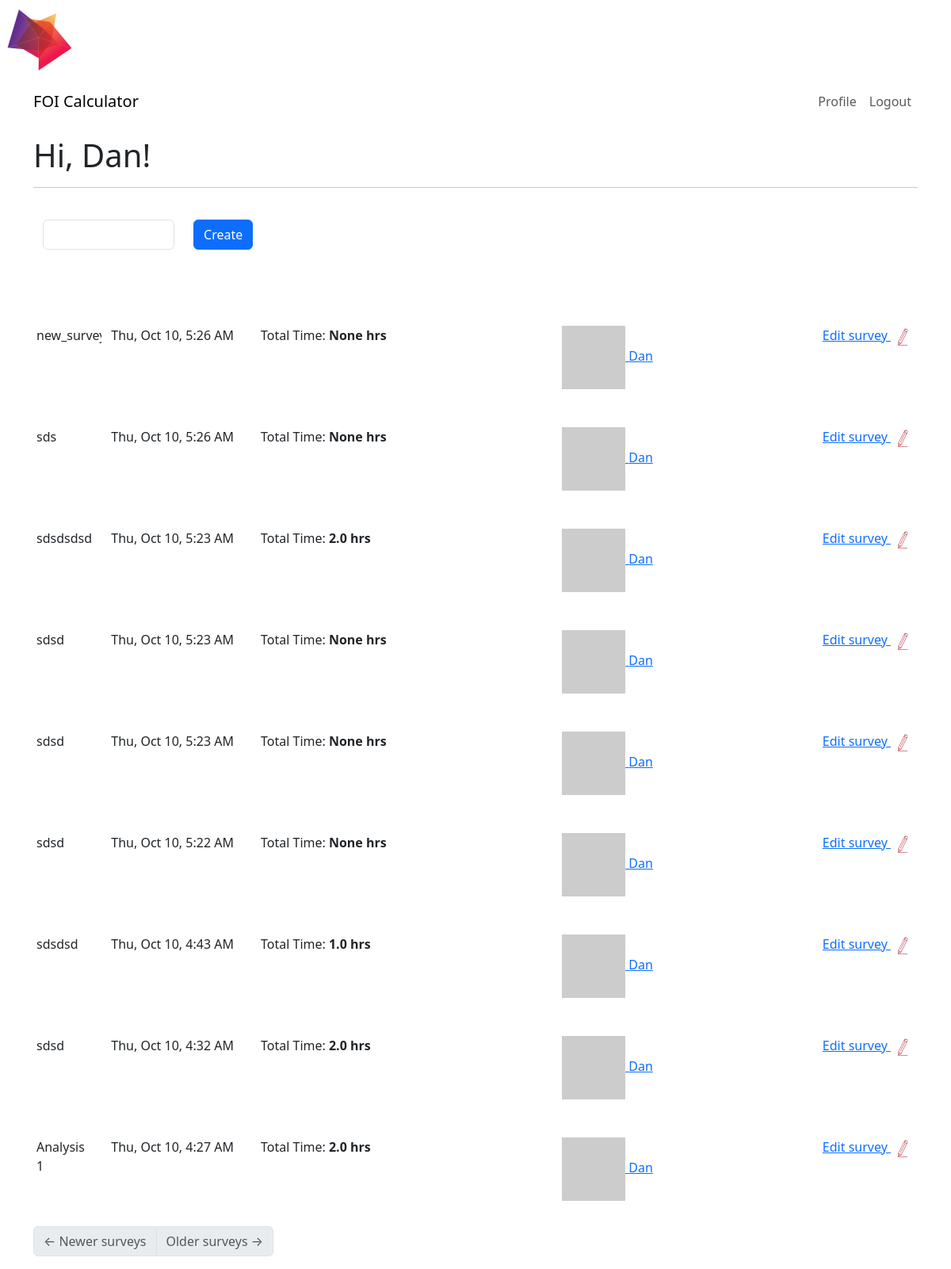
The page /index_survey (signed in) on the database its author committed.
### app/models.py (models this page shows, shortened)
class User(UserMixin, db.Model):
    id: so.Mapped[int] = so.mapped_column(primary_key=True)
    username: so.Mapped[str] = so.mapped_column(sa.String(64), index=True,
                                                unique=True)
    email: so.Mapped[str] = so.mapped_column(sa.String(120), index=True,
                                             unique=True)
    password_hash: so.Mapped[Optional[str]] = so.mapped_column(sa.String(256))
    about_me: so.Mapped[Optional[str]] = so.mapped_column(sa.String(140))
    last_seen: so.Mapped[Optional[datetime]] = so.mapped_column(
        default=lambda: datetime.now(timezone.utc))
    posts: so.WriteOnlyMapped['Post'] = so.relationship(
        back_populates='author')
    surveys: so.WriteOnlyMapped['Survey'] = so.relationship(
        back_populates='author')
    following: so.WriteOnlyMapped['User'] = so.relationship(
        secondary=followers, primaryjoin=(followers.c.follower_id == id),
        secondaryjoin=(followers.c.followed_id == id),
        back_populates='followers')
    followers: so.WriteOnlyMapped['User'] = so.relationship(
        secondary=followers, primaryjoin=(followers.c.followed_id == id),
        secondaryjoin=(followers.c.follower_id == id),
        back_populates='following')
    def avatar(self, size):
        digest = md5(self.email.lower().encode('utf-8')).hexdigest()
        return f'https://www.gravatar.com/avatar/{digest}?d=identicon&s={size}'
    def following_surveys(self):
        Author = so.aliased(User)
        return (
            sa.select(Survey)
            .join(Survey.author.of_type(Author))
            .where(sa.or_(
                Author.id == self.id,
            ))
            .group_by(Survey)
            .order_by(Survey.timestamp.desc())
        )

class Survey(db.Model):
    id: so.Mapped[int] = so.mapped_column(primary_key=True, autoincrement=True)
    timestamp: so.Mapped[datetime] = so.mapped_column(
        index=True, default=lambda: datetime.now(timezone.utc))
    user_id: so.Mapped[int] = so.mapped_column(sa.ForeignKey(User.id),
                                               index=True)
    author: so.Mapped[User] = so.relationship(back_populates='surveys')
    survey_name: so.Mapped[str] = so.mapped_column(sa.String(140), nullable=False, default="Untitled Survey")
    field1: so.Mapped[float] = so.mapped_column(sa.Float,nullable=True)
    comment1: so.Mapped[str] = so.mapped_column(sa.String(140), nullable=True)
    field2: so.Mapped[float] = so.mapped_column(sa.Float,nullable=True)
    comment2: so.Mapped[str] = so.mapped_column(sa.String(140),nullable=True)
    field3: so.Mapped[float] = so.mapped_column(sa.Float,nullable=True)
    comment3: so.Mapped[str] = so.mapped_column(sa.String(140),nullable=True)
    field4: so.Mapped[float] = so.mapped_column(sa.Float,nullable=True)
    comment4: so.Mapped[str] = so.mapped_column(sa.String(140),nullable=True)
    field5: so.Mapped[float] = so.mapped_column(sa.Float,nullable=True)
    comment5: so.Mapped[str] = so.mapped_column(sa.String(140),nullable=True)
    field6: so.Mapped[float] = so.mapped_column(sa.Float,nullable=True)
    comment6: so.Mapped[str] = so.mapped_column(sa.String(140),nullable=True)
    field7: so.Mapped[float] = so.mapped_column(sa.Float,nullable=True)
    comment7: so.Mapped[str] = so.mapped_column(sa.String(140),nullable=True)
    field8: so.Mapped[float] = so.mapped_column(sa.Float,nullable=True)
    comment8: so.Mapped[str] = so.mapped_column(sa.String(140),nullable=True)
    field9: so.Mapped[float] = so.mapped_column(sa.Float,nullable=True)
    comment9: so.Mapped[str] = so.mapped_column(sa.String(140),nullable=True)
    field10: so.Mapped[float] = so.mapped_column(sa.Float,nullable=True)
    comment10: so.Mapped[str] = so.mapped_column(sa.String(140),nullable=True)
    field11: so.Mapped[float] = so.mapped_column(sa.Float,nullable=True)
    field12: so.Mapped[float] = so.mapped_column(sa.Float,nullable=True)
    comment12: so.Mapped[str] = so.mapped_column(sa.String(140),nullable=True)
    field13: so.Mapped[float] = so.mapped_column(sa.Float,nullable=True)
    comment13: so.Mapped[str] = so.mapped_column(sa.String(140),nullable=True)
    field14: so.Mapped[float] = so.mapped_column(sa.Float,nullable=True)
    comment14: so.Mapped[str] = so.mapped_column(sa.String(140),nullable=True)
    field15: so.Mapped[float] = so.mapped_column(sa.Float,nullable=True)
    comment15: so.Mapped[str] = so.mapped_column(sa.String(140),nullable=True)
    field16: so.Mapped[float] = so.mapped_column(sa.Float,nullable=True)
    comment16: so.Mapped[str] = so.mapped_column(sa.String(140),nullable=True)
    field17: so.Mapped[float] = so.mapped_column(sa.Float,nullable=True)
    comment17: so.Mapped[str] = so.mapped_column(sa.String(140),nullable=True)
    field18: so.Mapped[float] = so.mapped_column(sa.Float,nullable=True)
    comment18: so.Mapped[str] = so.mapped_column(sa.String(140),nullable=True)
    field19: so.Mapped[float] = so.mapped_column(sa.Float,nullable=True)
    comment19: so.Mapped[str] = so.mapped_column(sa.String(140),nullable=True)
    result: so.Mapped[float] = so.mapped_column(sa.Float,nullable=True)
    def friendly_timestamp(self):
        return self.timestamp.replace(tzinfo=timezone.utc).astimezone(tz=None).strftime("%a, %b %-d, %-I:%M %p")

### app/routes.py (the view, shortened to what this page needs)
@app.route('/index_survey', methods=['GET', 'POST'])
@login_required
def index_survey():
    form = SurveyForm()
    page = request.args.get('page', 1, type=int)
    surveys = db.paginate(current_user.following_surveys(), page=page,
                        per_page=app.config['POSTS_PER_PAGE'], error_out=False)
    next_url = url_for('index_survey', page=surveys.next_num) \
        if surveys.has_next else None
    prev_url = url_for('index_survey', page=surveys.prev_num) \
        if surveys.has_prev else None
    return render_template('index_survey.html', title='Home',
                           surveys=surveys.items, next_url=next_url,
                           prev_url=prev_url,form=form)

### app/forms.py
class SurveyForm(FlaskForm):
    survey_name = StringField('Name', validators=[DataRequired(),Length(min=0, max=140)])
    submit = SubmitField('Create')

### app/models.py (called while the page is built)
@login.user_loader
def load_user(id):
    return db.session.get(User, int(id))

### app/routes.py (called while the page is built)
@app.before_request
def before_request():
    if current_user.is_authenticated:
        current_user.last_seen = datetime.now(timezone.utc)
        db.session.commit()

### app/templates/index_survey.html
{% extends "base.html" %}
{% import "bootstrap_wtf.html" as wtf %}
{% block content %}
    <h1>Hi, {{ current_user.username }}!</h1>
    <hr>
    <br>
    <nav aria-label="Post navigation">
        <ul class="pagination">
            <li class="page-item">
                {% if form %}
                {{ wtf.new_survey_form(form) }}
                {% endif %}
            </li>
        </ul>
    </nav>
    {% for survey in surveys %}
        {% include '_survey.html' %}
    {% endfor %}
    <nav aria-label="Post navigation">
        <ul class="pagination">
            <li class="page-item{% if not prev_url %} disabled{% endif %}">
                <a class="page-link" href="{{ prev_url }}">
                    <span aria-hidden="true">&larr;</span> Newer surveys
                </a>
            </li>
            <li class="page-item{% if not next_url %} disabled{% endif %}">
                <a class="page-link" href="{{ next_url }}">
                    Older surveys <span aria-hidden="true">&rarr;</span>
                </a>
            </li>
        </ul>
    </nav>
{% endblock %}

### app/templates/_survey.html
    <table class="table table-hover">
        <div class="p-3 row">
            <div class="p-0 col">
                <div class="p-0 row">
                    <div  class="col-lg-1 col-md-1 col-sm-3 col-1">
                        {{ survey.survey_name}}
                    </div>
                    <div style="background-color:rgb(255, 255, 255);text-align: left;"class="col-lg-2 col-md-2 col-sm-3 col-2">
                        {{ survey.friendly_timestamp()}}
                    </div>
                    <div  class="col-lg-2 col-md-2 col-sm-3 col-2">
                         Total Time: <b>{{ survey.result}} hrs</b>
                    </div>
                    <div style="text-align:right; background-color:rgb(255, 255, 255); text-align: right;" class="col-lg-7 col-md-7 col-sm-3 col-7">
                        <div class="row">
                            <div class="col">
                                <a class="" href="{{ url_for('user', username=survey.author.username) }}">
                                    <img src="{{ survey.author.avatar(25) }}" />
                                    {{ survey.author.username }}
                                </a>
                            </div>
                            <div class="col">
                                <a style="vertical-align: top;" href="{{ url_for('edit_survey', id=survey.id) }}">
                                    Edit survey
                                </a>
                                <a class="" href="{{ url_for('edit_survey', id=survey.id) }}">
                                    <img style="width:30px" src="{{ url_for('static', filename='images/edit3.png') }}" />
                                </a>
                            </div>
                        </div>
                    </div>
                </div>
            </div>
        </div>
    </table>

### rows shown on the page
User: username "Dan"
Survey: survey_name "new_survey1", friendly_timestamp "Thu, Oct 10, 5:26 AM", result "None", author.username "Dan"
Survey: survey_name "sds", friendly_timestamp "Thu, Oct 10, 5:26 AM", result "None", author.username "Dan"
Survey: survey_name "sdsdsdsd", friendly_timestamp "Thu, Oct 10, 5:23 AM", result "2.0", author.username "Dan"
Survey: survey_name "sdsd", friendly_timestamp "Thu, Oct 10, 5:23 AM", result "None", author.username "Dan"
Survey: survey_name "sdsd", friendly_timestamp "Thu, Oct 10, 5:23 AM", result "None", author.username "Dan"
Survey: survey_name "sdsd", friendly_timestamp "Thu, Oct 10, 5:22 AM", result "None", author.username "Dan"
Survey: survey_name "sdsdsd", friendly_timestamp "Thu, Oct 10, 4:43 AM", result "1.0", author.username "Dan"
Survey: survey_name "sdsd", friendly_timestamp "Thu, Oct 10, 4:32 AM", result "2.0", author.username "Dan"
Survey: survey_name "Analysis 1", friendly_timestamp "Thu, Oct 10, 4:27 AM", result "2.0", author.username "Dan"
